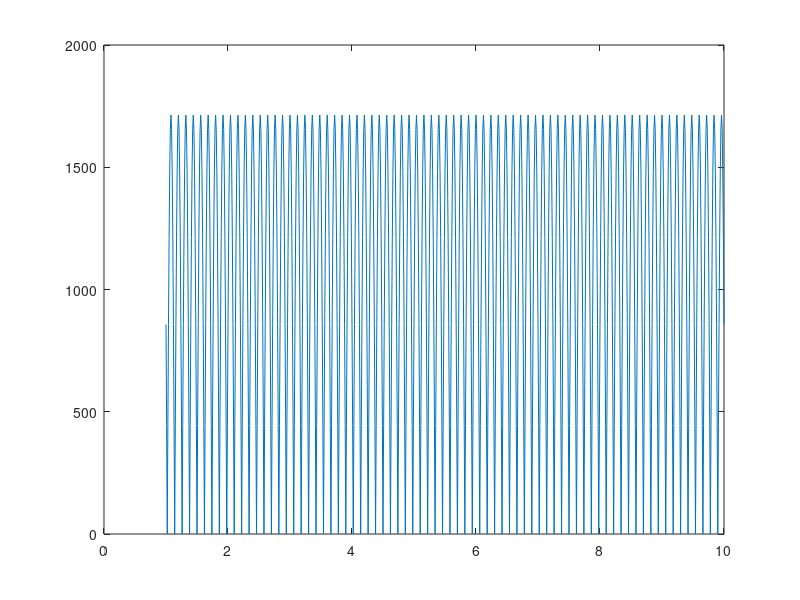

Source code (MATLAB):
m = 10; % massan klader
M = 20; % massan utan klader
r = 0.25; % radius
k = 1000; % spring
c = 15; % damper
w = 250*2*pi/60; % rpm
w_n = sqrt(k/(M+m)); % naturlig frekvens
xi = c/(2*w_n*(M+m)); % weird greek symbol
X = ((m/(M+m))*r*w^2)/(sqrt((w_n^2-w^2)^2+(2*xi*w_n*w)^2)); % amplitud
a = atan((2*w_n*w)/(w_n^2-w^2)); % fas vinkeln
t = 1:0.01:10; % tid punkter
y = X*sin(w*t-a);
F_Y_stat = abs(k*X*sin(w*t-a)+c*X*cos(w*t-a));
F_X_stat = abs(m*cos(w*t)*w^2*r);
% plot(t,y);
plot(t,F_X_stat)

